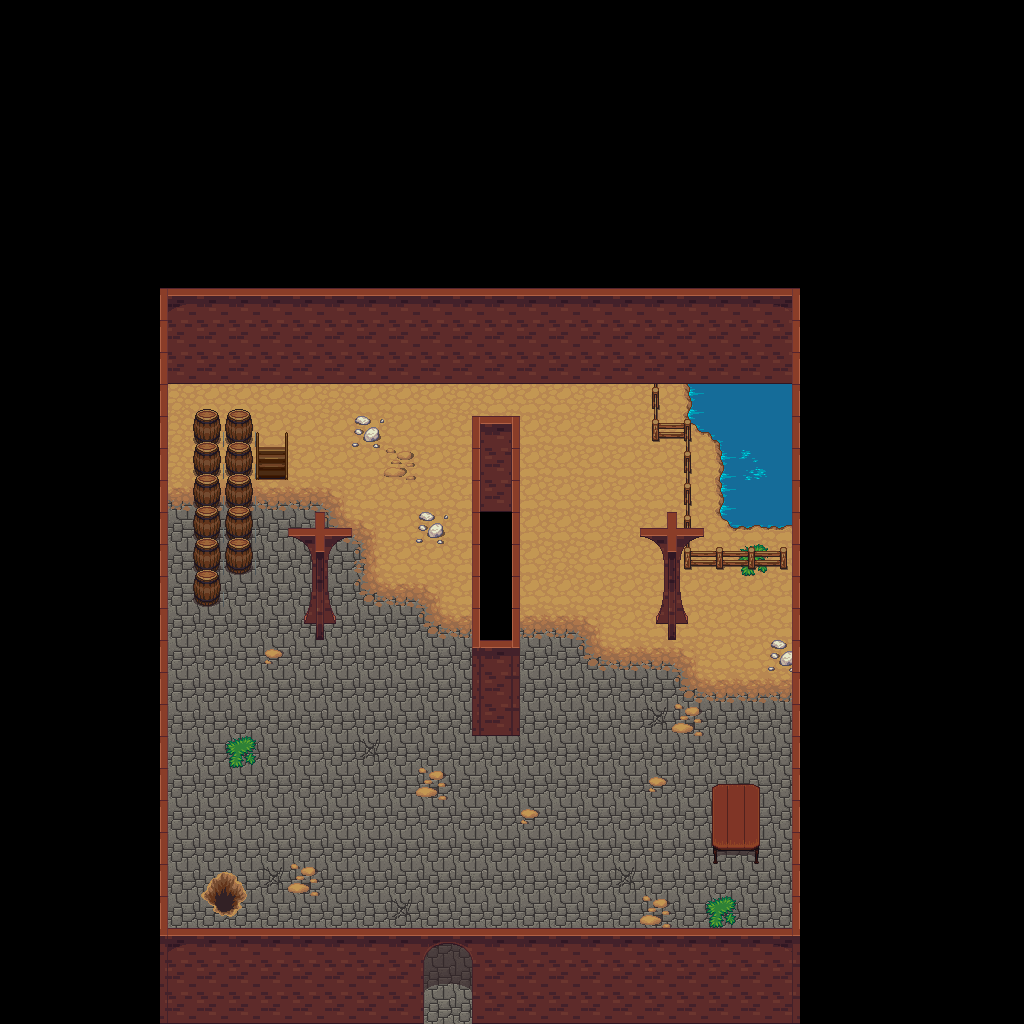

A level layout from a 2D game, rendered from its tile map. Below: a short description, then the map file with tile-grid data replaced by summaries:
An orthogonal 32x32 tile map with 32x32 px tiles, 4 tile layers (background, fringe, object, foreground), 1 hidden layer not drawn, 4 tilesets and 4 objects (2x event, 2x enemy).

<map height="32" orientation="orthogonal" renderorder="right-down" tileheight="32" tilewidth="32" version="1.0" width="32">
 <properties>
  <property name="music" value="music/winds_of_stories.ogg" />
  <property name="tileset" value="tilesetdefs/sewer.txt" />
  <property name="title" value="Secret Basement" />
 </properties>
 <tileset firstgid="1" name="tiled_collision" tileheight="32" tilewidth="32">
  <image height="32" source="tiled_collision.png" width="480" />
 </tileset>
 <tileset firstgid="16" name="generic_background" tileheight="32" tilewidth="32">
  <image height="832" source="generic_background.png" width="864" />
 </tileset>
 <tileset firstgid="718" name="small_objects" tileheight="64" tilewidth="32">
  <image height="512" source="small_objects.png" width="671" />
 </tileset>
 <tileset firstgid="878" name="sewer_objects" tileheight="128" tilewidth="32">
  <image height="768" source="sewer_objects.png" width="672" />
 </tileset>
 <layer height="32" name="background" width="32">
  <data>[1024 cells, 393 non-empty, 6 distinct tile ids]</data>
 </layer>
 <layer height="32" name="fringe" width="32">
  <data>[1024 cells, 54 non-empty, 19 distinct tile ids]</data>
 </layer>
 <layer height="32" name="object" width="32">
  <data>[1024 cells, 120 non-empty, 19 distinct tile ids]</data>
 </layer>
 <layer height="32" name="foreground" width="32">
  <data>[1024 cells, 2 non-empty, 2 distinct tile ids]</data>
 </layer>
 <layer height="32" name="collision" visible="0" width="32">
  <data>[1024 cells, 140 non-empty, 4 distinct tile ids]</data>
 </layer>
 <objectgroup name="event">
  <object height="32" name="Teleport to Elder's House" type="event" width="64" x="416" y="992">
   <properties>
    <property name="intermap" value="maps/eldershouse.txt,18,5" />
   <property name="activate" value="on_trigger" /></properties>
  </object>
  <object height="32" name="Teleport to Basement2" type="event" width="32" x="256" y="448">
   <properties>
    <property name="intermap" value="maps/basement2.txt,2,7" />
   <property name="activate" value="on_trigger" /></properties>
  </object>
 </objectgroup>
 <objectgroup name="enemy">
  <object height="32" name="Bat" type="enemy" width="32" x="576" y="480"><properties><property name="category" value="bat" /></properties></object>
  <object height="32" name="Bat" type="enemy" width="32" x="256" y="704"><properties><property name="category" value="bat" /></properties></object>
 </objectgroup>
</map>
